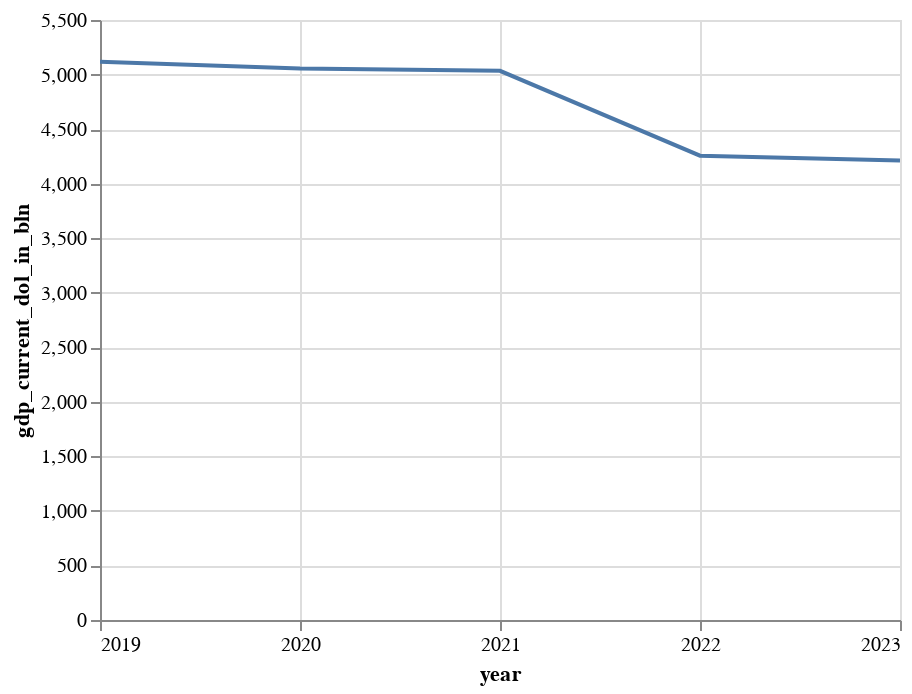

Here is the notebook cell this chart was saved with:
### Code cell
gdp_chart = (
    (gdp_out.plot.line(
        x=alt.X("year", axis = alt.Axis(format = "d")), 
        y=alt.Y("gdp_current_dol_in_bln", scale=alt.Scale(zero=True))
                      )
    )
        .properties(width=400)
        .configure_scale(zero=False)
)

gdp_chart

### Figure 1 — Vega-Lite specification as saved in the notebook (floating-point values rounded to 4 significant figures)
{"config": {"view": {"continuousWidth": 300, "continuousHeight": 300}, "scale": {"zero": false}}, "data": {"name": "data-72f8ee3188c2a100d26741eb6c677079"}, "mark": {"type": "line", "tooltip": true}, "encoding": {"x": {"axis": {"format": "d"}, "field": "year", "type": "quantitative"}, "y": {"field": "gdp_current_dol_in_bln", "scale": {"zero": true}, "type": "quantitative"}}, "params": [{"name": "param_1", "select": {"type": "interval", "encodings": ["x", "y"]}, "bind": "scales"}], "width": 400, "$schema": "https://vega.github.io/schema/vega-lite/v5.20.1.json", "datasets": {"data-72f8ee3188c2a100d26741eb6c677079": [{"gdp_current_dol_in_bln": 5117, "year": 2019}, {"gdp_current_dol_in_bln": 5055, "year": 2020}, {"gdp_current_dol_in_bln": 5034, "year": 2021}, {"gdp_current_dol_in_bln": 4256, "year": 2022}, {"gdp_current_dol_in_bln": 4212, "year": 2023}, {"gdp_current_dol_in_bln": 5034, "year": 2021}, {"gdp_current_dol_in_bln": 4256, "year": 2022}, {"gdp_current_dol_in_bln": 4212, "year": 2023}, {"gdp_current_dol_in_bln": 5034, "year": 2021}, {"gdp_current_dol_in_bln": 4256, "year": 2022}, {"gdp_current_dol_in_bln": 4212, "year": 2023}]}}
